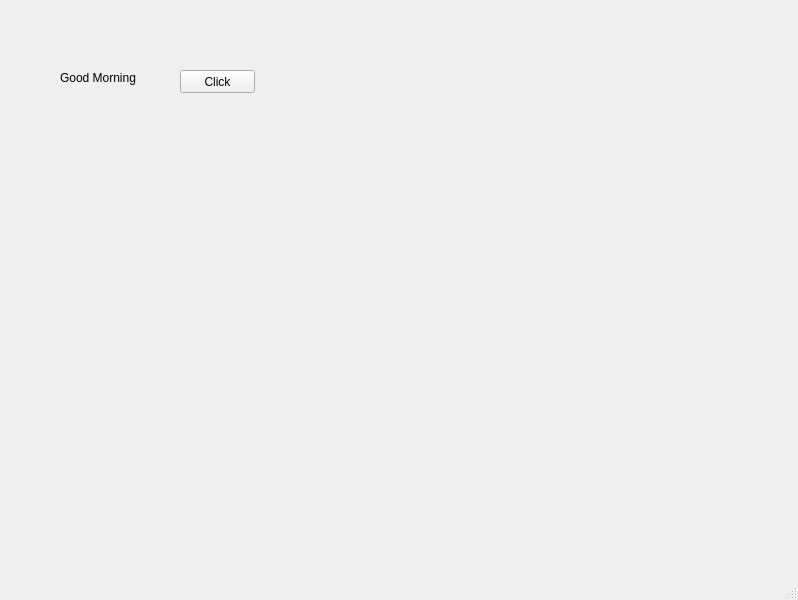
<?xml version="1.0" encoding="UTF-8"?>
<ui version="4.0">
 <class>MainWindow</class>
 <widget class="QMainWindow" name="MainWindow">
  <property name="geometry">
   <rect>
    <x>0</x>
    <y>0</y>
    <width>798</width>
    <height>600</height>
   </rect>
  </property>
  <property name="windowTitle">
   <string>MainWindow</string>
  </property>
  <widget class="QWidget" name="centralwidget">
   <widget class="QLabel" name="lbl">
    <property name="geometry">
     <rect>
      <x>60</x>
      <y>70</y>
      <width>91</width>
      <height>16</height>
     </rect>
    </property>
    <property name="text">
     <string>Good Morning</string>
    </property>
   </widget>
   <widget class="QPushButton" name="pb">
    <property name="geometry">
     <rect>
      <x>180</x>
      <y>70</y>
      <width>75</width>
      <height>23</height>
     </rect>
    </property>
    <property name="text">
     <string>Click</string>
    </property>
   </widget>
  </widget>
  <widget class="QMenuBar" name="menubar">
   <property name="geometry">
    <rect>
     <x>0</x>
     <y>0</y>
     <width>798</width>
     <height>21</height>
    </rect>
   </property>
  </widget>
  <widget class="QStatusBar" name="statusbar"/>
 </widget>
 <resources/>
 <connections/>
</ui>
